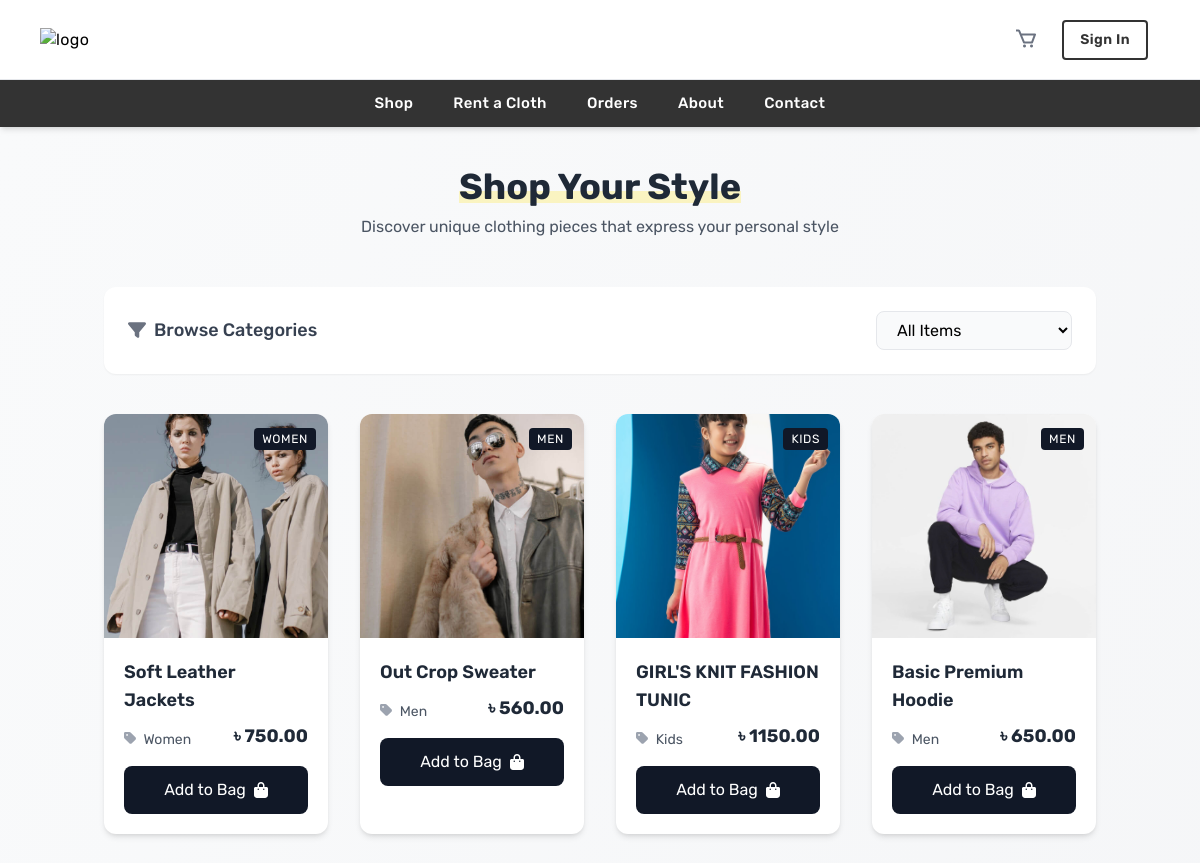
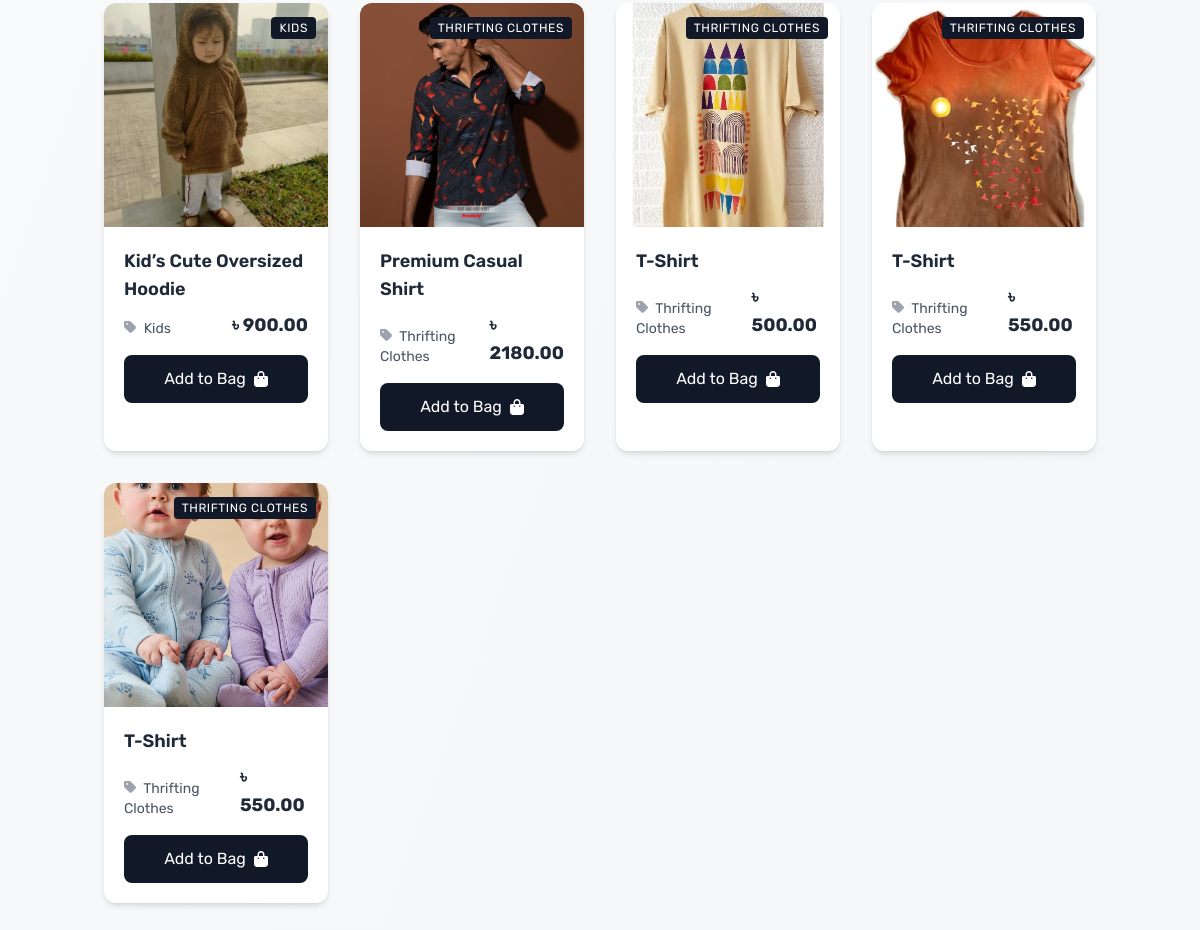
The app's page /shop/ with its own data (2 pictures, top to bottom).
### shop/models.py (models this page shows, shortened)
class Product(models.Model):
    CATEGORY_CHOICES = [
    ('Kids', 'Kids'),
    ('Women', 'Women'),
    ('Men', 'Men'),
    ('Thrifting Clothes', 'Thrifting Clothes'),
    ('Summer Collection', 'Summer Collection'),]
    name = models.CharField(max_length=255)
    description = models.TextField()
    price = models.DecimalField(max_digits=10, decimal_places=2)
    category = models.CharField(max_length=50, choices=CATEGORY_CHOICES)
    seller = models.ForeignKey(User, on_delete=models.CASCADE, related_name='products')
    image = models.ImageField(upload_to='product_images/', blank=True, null=True)
    stock = models.PositiveIntegerField(default=1)
    is_available = models.BooleanField(default=True)

### shop/views.py (the view)
# urls.py: path('shop/', shop, name='shop'),
def shop(request):
    category_filter = request.GET.get('category', None)
    if category_filter:
        products = Product.objects.filter(category=category_filter, is_available=True)
    else:
        products = Product.objects.filter(is_available=True)
    categories = Product.CATEGORY_CHOICES
    return render(request, 'shop.html', {
        'products': products,
        'categories': categories,
        'selected_category': category_filter,
    })

### templates/shop.html (shortened to what this page needs)
{% extends "base.html" %}
{% block content %}
<div class="bg-gradient-to-br from-gray-50 to-gray-100 min-h-screen py-10">
    <div class="container mx-auto px-4">
        <div class="text-center mb-12 header-content">
            <h1 class="text-3xl md:text-4xl font-bold text-gray-800 mb-2">
                <span class="relative inline-block">
                    <span class="z-10 relative">Shop Your Style</span>
                    <span class="absolute bottom-1 left-0 w-full h-3 bg-yellow-200 opacity-50 z-0"></span>
                </span>
            </h1>
            <p class="text-gray-600 max-w-lg mx-auto">Discover unique clothing pieces that express your personal style</p>
        </div>
        <div class="mb-10 bg-white rounded-xl shadow-sm p-6 filter-container">
            <div class="flex flex-col md:flex-row md:items-center md:justify-between">
                <h2 class="text-lg font-medium text-gray-700 mb-4 md:mb-0 flex items-center">
                    <i class="fas fa-filter mr-2 text-gray-500"></i>
                    Browse Categories
                </h2>
                <form method="get" class="flex space-x-4">
                    <select name="category" onchange="this.form.submit()"
                            class="px-4 py-2 border rounded-lg focus:outline-none focus:ring-2 focus:ring-blue-500 transition-all duration-300 bg-gray-50 hover:bg-white">
                        <option value="" {% if not selected_category %}selected{% endif %}>All Items</option>
                    </select>
                </form>
            </div>
        </div>
        <div class="grid grid-cols-1 sm:grid-cols-2 md:grid-cols-3 lg:grid-cols-4 gap-8 product-grid">
            {% for product in products %}
            <div class="bg-white rounded-xl shadow-md overflow-hidden hover:shadow-lg transition-shadow duration-300 product-card">
                <div class="relative overflow-hidden product-image">
                    {% if product.image %}
                    <img src="{{ product.image.url }}" alt="{{ product.name }}"
                         class="w-full h-56 object-cover transform hover:scale-105 transition-transform duration-500">
                    {% else %}
                    <div class="w-full h-56 bg-gray-200 flex items-center justify-center text-gray-500">
                        <i class="fas fa-tshirt text-4xl"></i>
                    </div>
                    {% endif %}
                    <div class="absolute top-0 right-0 mt-3 mr-3">
                        <span class="bg-gray-900 text-white text-xs uppercase tracking-wider py-1 px-2 rounded">
                            {{ product.get_category_display }}
                        </span>
                    </div>
                </div>
                <div class="p-5">
                    <h3 class="text-lg font-semibold text-gray-800 mb-2 product-title">
                        <a href="{% url 'product_detail' product.id %}" class="hover:text-blue-600 transition-colors duration-300">{{ product.name }}</a>
                    </h3>
                    <div class="flex items-end justify-between mb-4">
                        <div>
                            <p class="text-gray-600 text-sm">
                                <i class="fas fa-tag mr-1 text-gray-400"></i>
                                {{ product.get_category_display }}
                            </p>
                        </div>
                        <p class="text-lg font-bold text-gray-800">৳ {{ product.price }}</p>
                    </div>
                    <div class="mt-4">
                        <a href="{% url 'add_to_cart' product.id %}"
                           class="add-to-cart block w-full text-center bg-gray-900 text-white py-3 rounded-lg hover:bg-black transition-all duration-300 flex items-center justify-center space-x-2 transform hover:-translate-y-1">
                            <span>Add to Bag</span>
                            <i class="fas fa-shopping-bag"></i>
                        </a>
                    </div>
                </div>
            </div>
            {% endfor %}
        </div>
    </div>
</div>
{% endblock %}

### templates/Base.html (shortened to what this page needs)
<!DOCTYPE html>
<html lang="en">
<head>
    <script src="https://cdn.tailwindcss.com"></script>
    <link rel="stylesheet" href="https://cdnjs.cloudflare.com/ajax/libs/font-awesome/6.0.0-beta3/css/all.min.css">
    <link rel="stylesheet" href="https://cdn.jsdelivr.net/npm/boxicons@2.1.4/css/boxicons.min.css">
</head>
<body>
    <header class='shadow-md tracking-wide relative z-50 bg-[#fef9ea]'>
        <section
            class='md:flex lg:items-center relative py-3 lg:px-10 px-4 border-gray-200 border-b bg-white lg:min-h-[80px] max-lg:min-h-[60px]'>
            <a href="{% url 'home' %}" class="max-sm:w-full max-sm:mb-3 shrink-0"><img
                    src="https://i.postimg.cc/ZY3hxxWk/secondspin.png" alt="logo" class='w-[160px]' />
            </a>
            <div class='flex flex-wrap w-full items-center'>
                <div class="ml-auto max-lg:mt-4">
                    <ul class='flex items-center'>
                        <li class='max-lg:py-2 px-3 cursor-pointer'>
                            <span class="relative">
                                <a href="{% url 'cart' %}" class='text-[15px] font-medium text-[#333]'>
                                    <i class="bx bx-cart text-gray-500 ml-2 text-2xl"></i>
                                </a>
                            </span>
                        </li>
                        {% if user.is_authenticated %}
                        <li class='flex text-[15px] max-lg:py-2 px-3 hover:text-[#007bff] hover:fill-[#007bff]'>
                            <a href="{% url 'user_profile' %}" class="flex items-center">
                                <i class="bx bx-user-circle text-gray-500 ml-2 text-2xl"></i>
                            </a>
                            <a href="#" class='px-4 py-2 text-xl rounded font-semibold text-[#333]'>Hi, {{user.username}}</a>
                            <a href="{% url 'create_product' %}"
                                class="add-product-btn ml-2 px-4 py-2 text-sm rounded font-semibold text-white bg-gradient-to-r from-purple-500 to-pink-500 border-2 border-transparent hover:from-purple-600 hover:to-pink-600 flex items-center">
                                <i class="fas fa-plus-circle mr-1 plus-icon"></i>
                                Add Your Product
                            </a>
                            <a href="{% url 'logout' %}"
                                class='ml-4 px-4 py-2 text-sm rounded font-semibold text-[#333] border-2 border-[#333] bg-transparent transition-colors duration-300 hover:bg-black hover:text-white hover:border-black flex items-center justify-center'>
                                Logout
                            </a>
                        </li>
                        {% else %}
                        <li class='flex text-[15px] max-lg:py-2 px-3 hover:text-[#007bff] hover:fill-[#007bff]'>
                            <a href="{% url 'login' %}"
                                class='px-4 py-2 text-sm rounded font-semibold text-[#333] border-2 border-[#333] bg-transparent'>Sign
                                In</a>
                        </li>
                        {% endif %}
                    </ul>
                </div>
            </div>
        </section>
        <div id="collapseMenu"
            class='max-lg:hidden lg:!block max-lg:before:fixed max-lg:before:bg-black max-lg:before:opacity-50 max-lg:before:inset-0 max-lg:before:z-50'>
            <ul
                class='lg:flex lg:flex-wrap lg:items-center lg:justify-center px-10 py-3 bg-[#333] min-h-[46px] gap-4 max-lg:space-y-4 max-lg:fixed max-lg:w-1/2 max-lg:min-w-[300px] max-lg:top-0 max-lg:left-0 max-lg:p-6 max-lg:h-full max-lg:shadow-md max-lg:overflow-auto z-50'>
                <li class='max-lg:border-b max-lg:py-3 px-3'><a href="{% url 'shop' %}"
                        class='hover:text-yellow-300 text-white text-[15px] font-medium block'>Shop</a></li>
                <li class='max-lg:border-b max-lg:py-3 px-3'><a href="{% url 'rental_products' %}"
                        class='hover:text-yellow-300 text-white text-[15px] font-medium block'>Rent a Cloth</a></li>
                <li class='max-lg:border-b max-lg:py-3 px-3'><a href='{% url "orders" %}'
                        class='hover:text-yellow-300 text-white text-[15px] font-medium block'>Orders</a></li>
                <li class='max-lg:border-b max-lg:py-3 px-3'><a href='{% url "About" %}'
                        class='hover:text-yellow-300 text-white text-[15px] font-medium block'>About</a></li>
                <li class='max-lg:border-b max-lg:py-3 px-3'><a href='{% url "Contact" %}'
                        class='hover:text-yellow-300 text-white text-[15px] font-medium block'>Contact</a></li>
            </ul>
        </div>
    </header>
    <main>
        {% block content %}{% endblock %}
    </main>
</body>
</html>

### templates/Base.html (style rules this page uses)
body { font-family: "Rubik", sans-serif; }

### records on screen
Product: image (picture), category "WOMEN", name "Soft Leather Jackets", category "Women", price "750.00"
Product: image (picture), category "MEN", name "Out Crop Sweater", category "Men", price "560.00"
Product: image (picture), category "KIDS", name "GIRL'S KNIT FASHION TUNIC", category "Kids", price "1150.00"
Product: image (picture), category "MEN", name "Basic Premium Hoodie", category "Men", price "650.00"
Product: image (picture), category "KIDS", name "Kid’s Cute Oversized Hoodie", category "Kids", price "900.00"
Product: image (picture), category "THRIFTING CLOTHES", name "Premium Casual Shirt", category "Thrifting Clothes", price "2180.00"
Product: image (picture), category "THRIFTING CLOTHES", name "T-Shirt", category "Thrifting Clothes", price "500.00"
Product: image (picture), category "THRIFTING CLOTHES", name "T-Shirt", category "Thrifting Clothes", price "550.00"
Product: image (picture), category "THRIFTING CLOTHES", name "T-Shirt", category "Thrifting Clothes", price "550.00"
